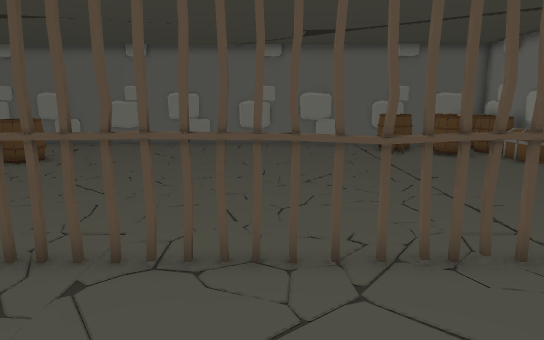
[1] (above)

16 first-person views from a walk through a 3-D level made in the Unity game engine. The camera is 1.3 m above the floor, tilts 10° down and sees 70° across. The floor is counted in squares, 0.5 m on a side. Each view is taken from the middle of a square. On the plan, view 1 faces up. The plan holds only what a view shows up to about 20 squares ahead; the rest is blank. The place goes on beyond the plan. The player is left out. Some animated figures are left out. Door leaves are left out, so doorways stand open.

[2]
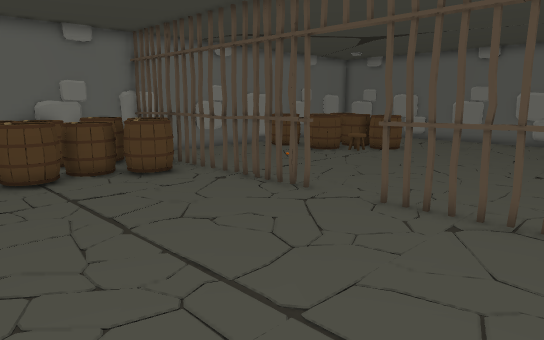

[3]
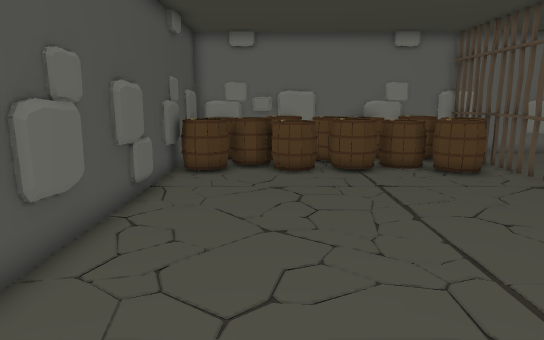

[4]
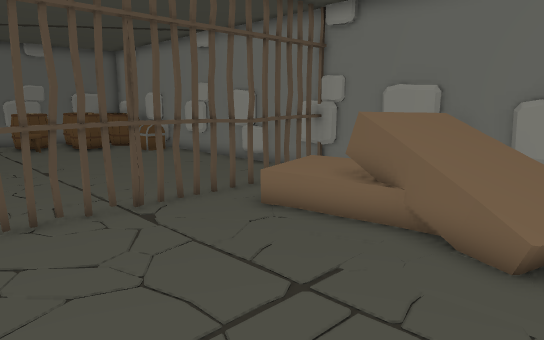

[5]
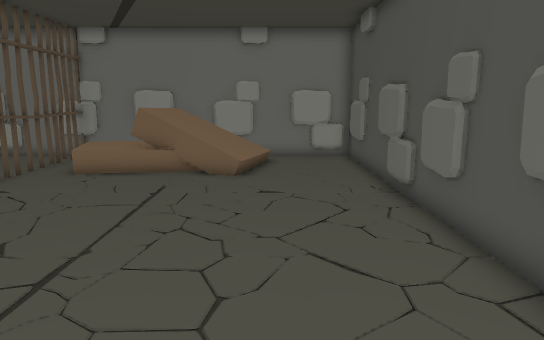

[6]
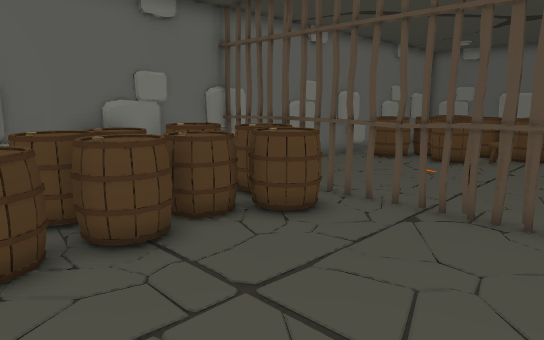

[7]
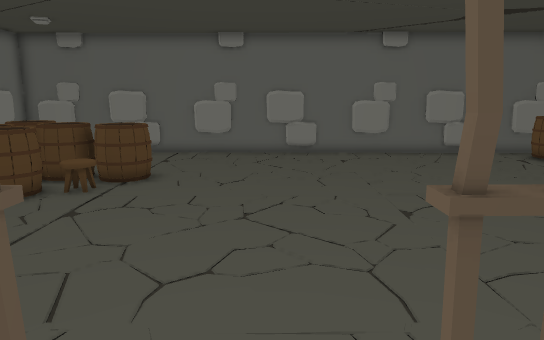

[8]
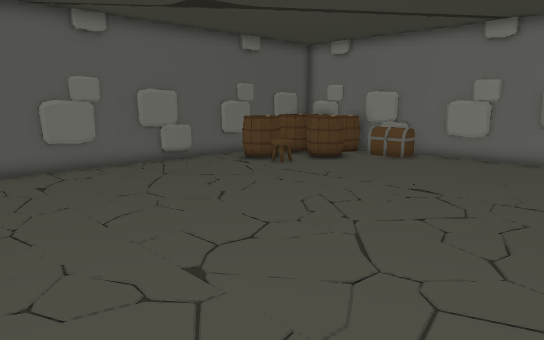

[9]
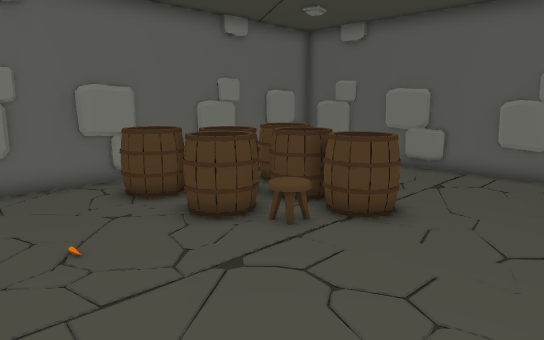

[10]
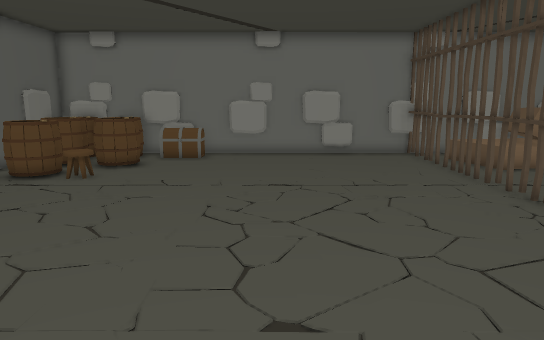

[11]
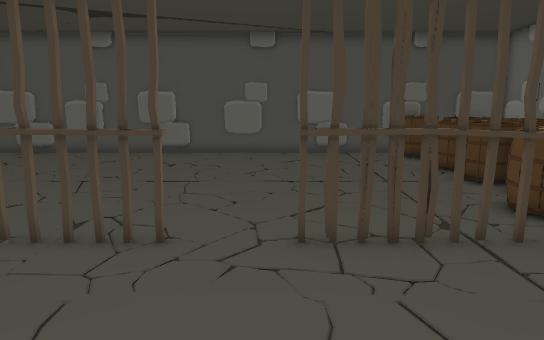

[12]
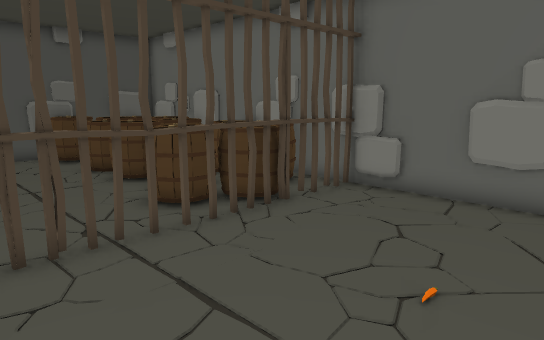

[13]
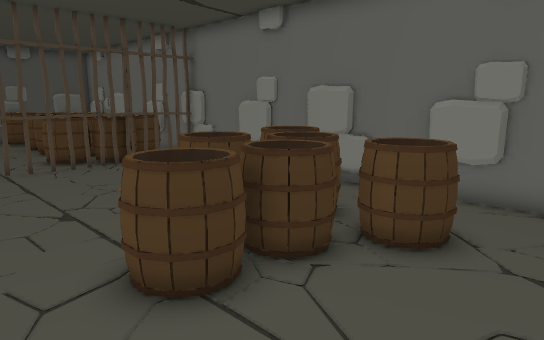

[14]
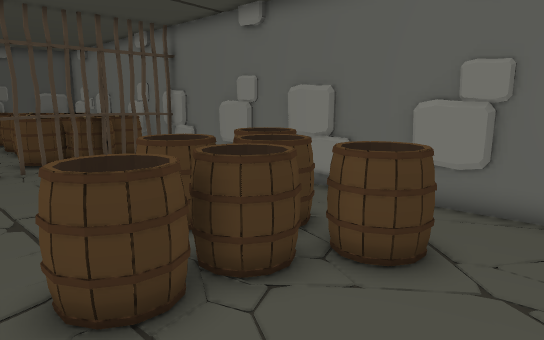

[15]
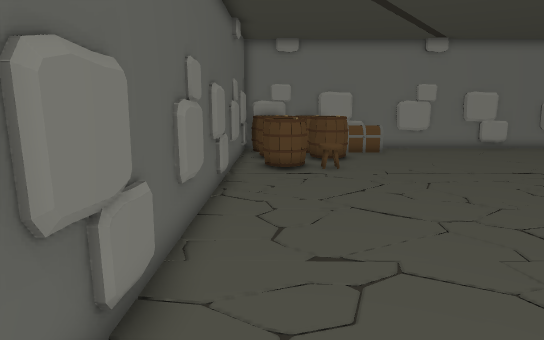

[16]
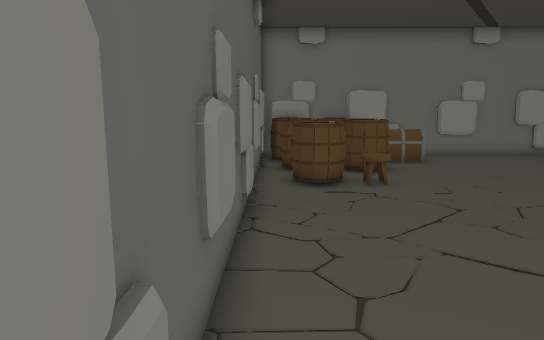

### Floor plan
Key: @ floor where view 1 was taken; # wall or solid block; x gap in a wall; . floor; / step, stairs or slope; D open door; = window, fence, low wall or low ledge; v drop or lower ground; G gate; T thing the floor can be seen under or through; O other object.
Columns run from 19 left of view 1 to 13 right of it. Each row starts with its distance up from view 1.
 24 #################################
 23 ##    ................#=.###O#OO#
 22 ##     ..................OO OOOO#
 21 #........................OO OOO #
 20 #...O....................O.OO OO#
 19 # .OOO.....................OOOOO#
 18 #  OOOOOO.....................OO#
 17 #  .OOOOOO....................O #
 16 #..OOOO.O.....................O #
 15 # OOOOOO....................... #
 14 ##OOOOO........................ #
 13 #...............................#
 12 #...............................#
 11 ##............................. #
 10 ##............................. #
  9 #..............................=#
  8 #...............................#
  7 ##............................. #
  6 ####TTTx#xxxDDGGG#xTTTTTxTTTTTx##
  5 ##OOOOO.........................#
  4 #OOOOOO....................O    #
  3 #OOOOOO....................O    #
  2 #OO OO...................../OOOO#
  1 #OO OO......................    v
  0 # OOOOO............@.......O   v#
 -1 # OOOO...................../    #
 -2 #OOOOOO....................//   #
 -3 #OOOOO......................../.#
 -4 #O.OOO......................... #
 -5 #OOOOOO........................ #
 -6 #OO OOO........................#
 -7 ################################

Positions as (right, up) in squares from view 1, and headings:
1: (0, 0), facing up
2: (0, -3), facing up-left
3: (1, -3), facing left
4: (1, -3), facing up-right
5: (-6, -3), facing right
6: (-7, -3), facing up-left
7: (-6, 4), facing up
8: (-6, 8), facing up-right
9: (-6, 9), facing up-left
10: (-7, 13), facing right
11: (-7, 13), facing down
12: (-8, 13), facing down-left
13: (-8, 22), facing down-left
14: (-9, 22), facing down-left
15: (-9, 22), facing right
16: (-6, 23), facing right
